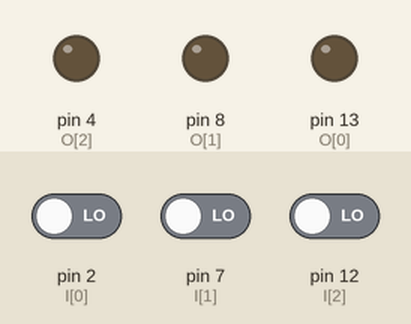
A sketch run on a simulated Arduino Uno, built with avr-gcc and run on an emulated ATmega328P. Shown: output pins drawn as LEDs (lit = HIGH). Dashed ring = blinking. Inputs (shaded band) come from the test bench; at power-on: pin 2 (I[0]) LOW, pin 12 (I[2]) LOW, pin 7 (I[1]) LOW.

Above: at 1.2 s.
1.3 s: pin 2 (I[0]) driven HIGH
At 2.3 s:
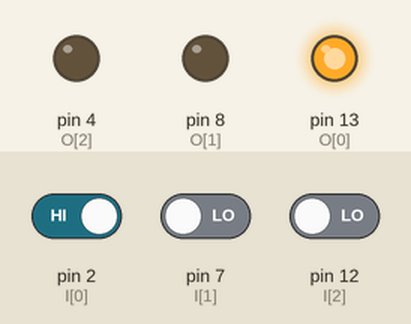
2.8 s: pin 12 (I[2]) driven HIGH
At 3.4 s:
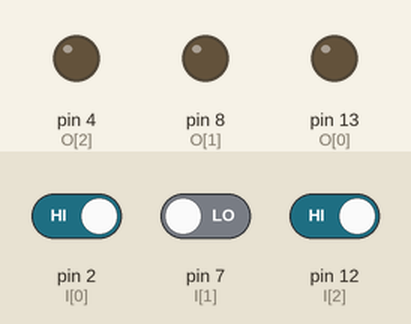
5.8 s: pin 12 (I[2]) driven LOW
At 7.04 s:
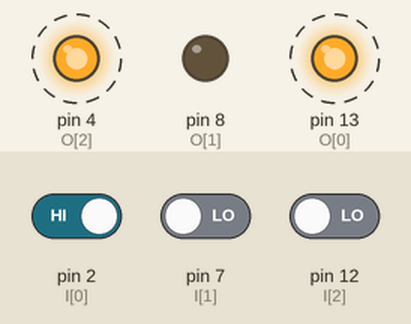
Timing chart, 0 to 30.3 s (numbered marks = the images above; inputs shaded):
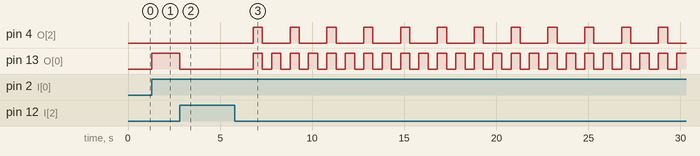

The sketch:

Direccional_y_Simultaneo.ino
```cpp
#include "Direccional_y_Simultaneo.h"

void setup() {
  //Etapas iniciales.
  E[0] = 1;
  fe[0] = 1;
  pinMode(I[0], INPUT);
  pinMode(I[1], INPUT);
  pinMode(I[2], INPUT);
  pinMode(O[0], OUTPUT);
  pinMode(O[1], OUTPUT);
  pinMode(O[2], OUTPUT);
}

void loop() {
  //Lectura de entradas.
  for (f = 0; f < 3; f++) {
    if (digitalRead(I[f]) == HIGH) i[f] = 1;
    else i[f] = 0;
  }

  //Transiciones.
  for (g = 0; g < 2; g++) {
    for (f = 5; f >= 0; f--) {
      if (g == 0 || (g && E[f]) == 1) {
        switch (f) {
          case 0 :
            E[f] = etapand (E[f], E[5], i[2], E[3], i[2], E[f + 1], E[f + 2]);
            break;
          case 1 :
            E[f] = etapalin (E[f], E[f - 1], i[0], E[f + 1]);
            break;
          case 2 :
            E[f] = etapa (E[f], E[f - 1], i[2], E[4], i[2], E[f + 1], E[5]);
            break;
          case 3 :
            E[f] = etapalin (E[f], E[f - 1], T[0], E[0]);
            break;
          case 4 :
            E[f] = etapalin (E[f], E[0], i[1], E[2]);
            break;
          case 5 :
            E[f] = etapalin (E[f], E[2], T[0], E[0]);
            break;
          default: //Reset etapas.
            for (h = 0; h < 6; h++) E[h] = 0;
            E[0] = 1;
            fe[0] = 1;
            break;
        }
      }
    }
  }

  //Reset de temporizadores.
  for (f = 0; f < 1; f++) T[f] = 0;

  //Acciones.
  for (f = 0; f < 6; f++) {
    if (E[f] == 1) {
      switch (f) {
        case 0 :

          break;
        case 1 :
          M[0] = 1;
          break;
        case 2 :
          if (fe[f] == 1) pret[0] = pretemp (tempst[0]);
          T[0] = temp (pret[0]);
          break;
        case 3 :
          if (fe[f] == 1) M[0] = 3;
          if (M[0] == 3) pret[1] = pretemp (tempst[1]);
          M[0] = parpadeo(pret[1], tempst[1]);
          break;
        case 4 :
          M[1] = 1;
          break;
        case 5 :
          if (fe[f] == 1) M[2] = 3;
          if (M[2] == 3) pret[2] = pretemp (tempst[1]);
          M[2] = parpadeo(pret[2], tempst[2]);
          break;
      }
    }
  }

  //Acciones momentaneas.
  for (f = 0; f < 3; f++) {
    if (M[f] == 1) {
      digitalWrite(O[f], HIGH);
      M[f] = 2;
    }
    else if (M[f] == 2) {
      digitalWrite(O[f], LOW);
      M[f] = 0;
    }
  }

  //Flancos de las etapas.
  for (f = 0; f < 6; f++) {
    if (E[f] == 1) fe[f] = 0;
    else fe[f] = 1;
  }
}
```

Direccional_y_Simultaneo.h
```cpp
#include "Arduino.h"

//Temporizadores, comparadores, tiempo.
bool T[1];
unsigned long pret[3] = {0, 0, 0};
unsigned int tempst[3] = {2000, 500, 1500};

//Etapas, flancos, entradas, salidas y variables.
bool E [6];
bool fe [6];
int f;
byte g;
byte h;
const byte I [3] = {2, 7, 12};
bool i [3];
const byte O [3] = {13, 8, 4};
byte M [3] = {0, 0, 0};

//Funciones para la temporizacion.
unsigned long pretemp (unsigned int t) {
  unsigned long tiempo = millis();
  unsigned long ptemp = tiempo + t;
  return ptemp;
}

byte temp (unsigned long pt) {
  unsigned long tiempo = millis();
  if (tiempo >= pt) return 1;
  else return 0;
}

//Funcion para parpadear.
byte parpadeo (unsigned long pretemp, unsigned int temp) {
  unsigned long tiempo = millis();
  if (tiempo >= temp + pretemp) return 3;
  else if (tiempo >= pretemp) return 2;
  else return 1;
}

//Funcion para la transicion.
byte etapa (byte eact, byte eant1, byte tran11, byte eant2, byte tran21, byte esig1, byte esig2) {
  if (eact + (eant1 && tran11) + (eant2 && tran21) && (!esig1) && (!esig2) == 1) return 1;
  else return 0;
}

//Funcion para la transicion Simultanea.
byte etapand (byte eact, byte eant1, byte tran11, byte eant2, byte tran21, byte esig1, byte esig2) {
  if (eact + ((eant1 && tran11) && (eant2 && tran21)) && (!esig1) && (!esig2) == 1) return 1;
  else return 0;
}

//Funcion para la transicion lineal.
byte etapalin (byte eact, byte eant1, byte tran11, byte esig1) {
  if (eact + (eant1 && tran11) && (!esig1) == 1) return 1;
  else return 0;
}

//Transicion Lineal
//E[f] = etapalin (E[f],E[f-1],1,E[f+1]);

/*
  //Funcion para temporizar:
  if(fe[f]==1) pret[0] = pretemp (tempst[0]);
  T[0] = temp (pret[0]);

  //Funcion para parpadear:
  if(fe[f]==1) M[0]=3;
  if(M[0]==3) pret[0] = pretemp (tempst[0]);
  M[0] = parpadeo(pret[0], tempst[0]);
*/
```

Measured:
- after the input at 1.3 s, pin 13 (O[0]): LOW → HIGH at once
- after the input at 2.8 s, pin 13 (O[0]): HIGH → LOW at once
- after the input at 5.8 s, pin 4 (O[2]): alternates HIGH for 0.50 s and LOW for 1.5 s, starting after 1.0 s; pin 13 (O[0]): alternates HIGH for 0.50 s and LOW for 0.50 s, starting after 1.0 s
